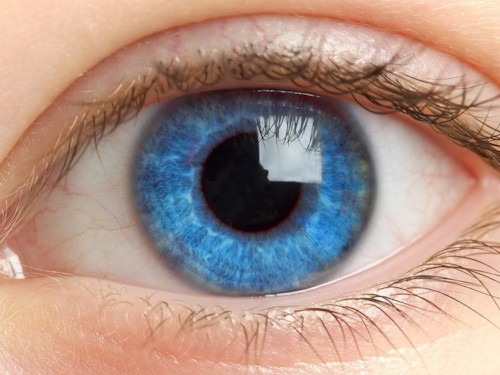
%> input picture Vision Measurement/irisEx.jpg, 500 x 375 px
$ octave Web_Ref.m   (GNU Octave 9; MATLAB toolbox functions it lacks are replaced by stand-ins)
%> lines starting %> are read from the running program, lines starting %| are printed output that depends on the picture; in (x1, y1, x2, y2) boxes, pixels count from 0 and x2, y2 are one past the last pixel; in counts of white or black regions, pixels touching at a corner belong together; the program's own positions count from 1
% color edge extraction
clear
clc

c_img = imread('irisEx.jpg');
%> c_img is the input picture: size 375x500x3 uint8; mean R, G, B 171.9, 145.3, 134.6

[R,C,X] = size(c_img);
%> R = 375; C = 500; X = 3

% RGB color space

r_ch = c_img(:,:,1);
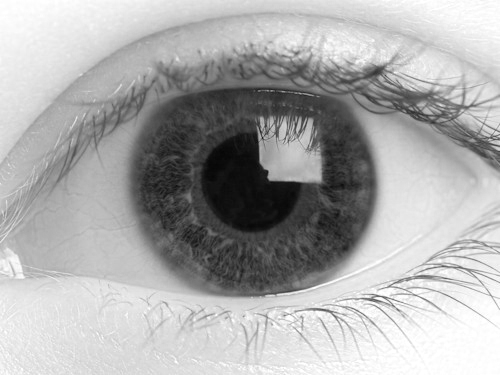
%> r_ch: size 375x500 uint8; min 5, max 255, mean 171.9
g_ch = c_img(:,:,2);
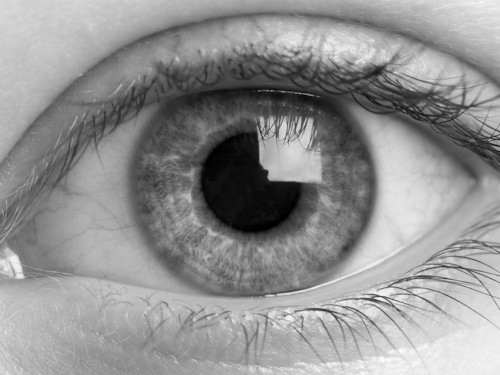
%> g_ch: size 375x500 uint8; min 0, max 254, mean 145.3
b_ch = c_img(:,:,3);
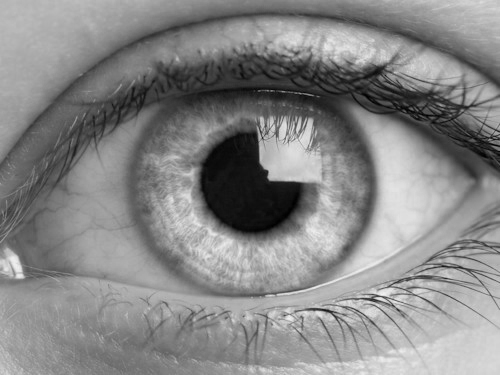
%> b_ch: size 375x500 uint8; min 0, max 242, mean 134.6

r_ch_edge = double(edge(r_ch,'prewitt'));
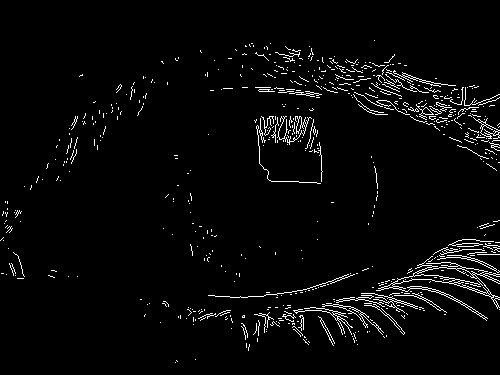
%> r_ch_edge: size 375x500 double; values 0 (black) and 1 (white), 3.3% white in thin lines or dots, all inside (x1, y1, x2, y2) = (0, 40, 500, 363)
g_ch_edge = double(edge(g_ch,'prewitt'));
%> g_ch_edge: size 375x500 double; values 0 (black) and 1 (white), 3.1% white in thin lines or dots
b_ch_edge = double(edge(b_ch,'prewitt'));
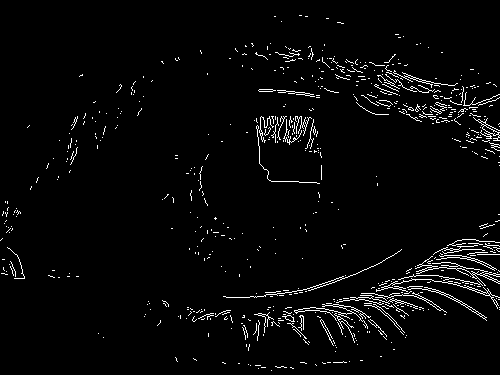
%> b_ch_edge: size 375x500 double; values 0 (black) and 1 (white), 3.1% white in thin lines or dots

new_color_edge_map = zeros(R,C,X);

new_color_edge_map(:,:,1) = mat2gray(r_ch_edge);
new_color_edge_map(:,:,2) = mat2gray(g_ch_edge);
new_color_edge_map(:,:,3) = mat2gray(b_ch_edge);
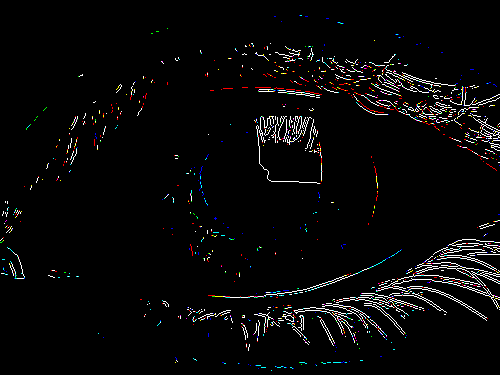
%> new_color_edge_map: size 375x500x3 double; mean R, G, B 0.0329, 0.0311, 0.0312

new_gray_edge_map=zeros(R,C);

new_gray_edge_map = sqrt(r_ch_edge.^2.0 + g_ch_edge.^2.0 +b_ch_edge.^2.0)/sqrt(3.0);
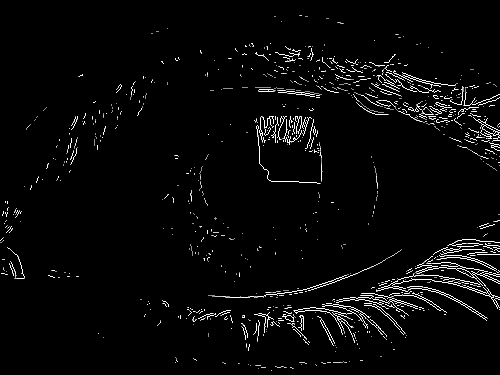
%> new_gray_edge_map: size 375x500 double; min 0, max 1, mean 0.0341

figure(1);
subplot(1,3,1); imshow(c_img); title('원 영상');
subplot(1,3,2); imshow(new_color_edge_map);title('칼라요소 합친것');
subplot(1,3,3); imshow(mat2gray(new_gray_edge_map));title('그레이 에지맵');


% HSV color space

%> (the run ends here)
